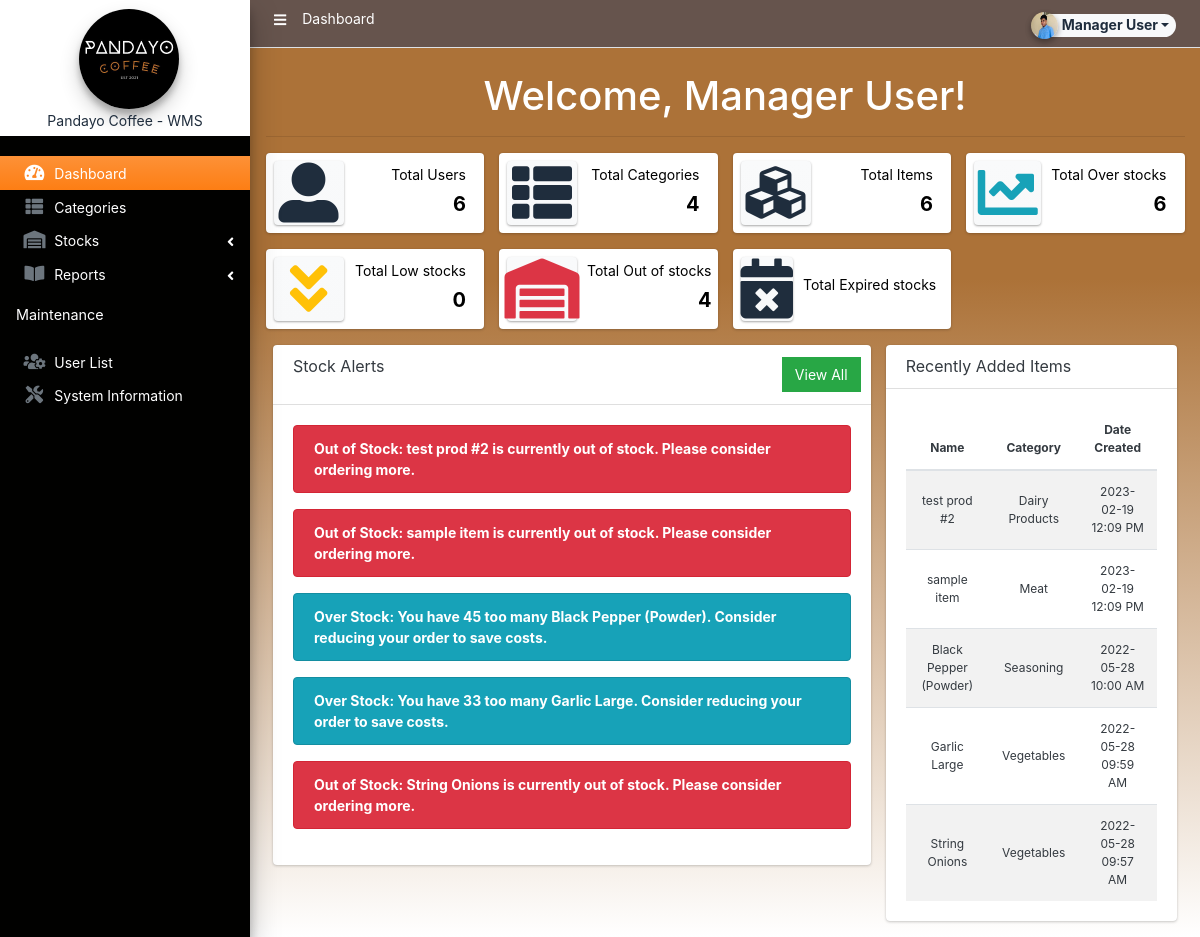
/admin (signed in), run on an earlier commit of the app's database.
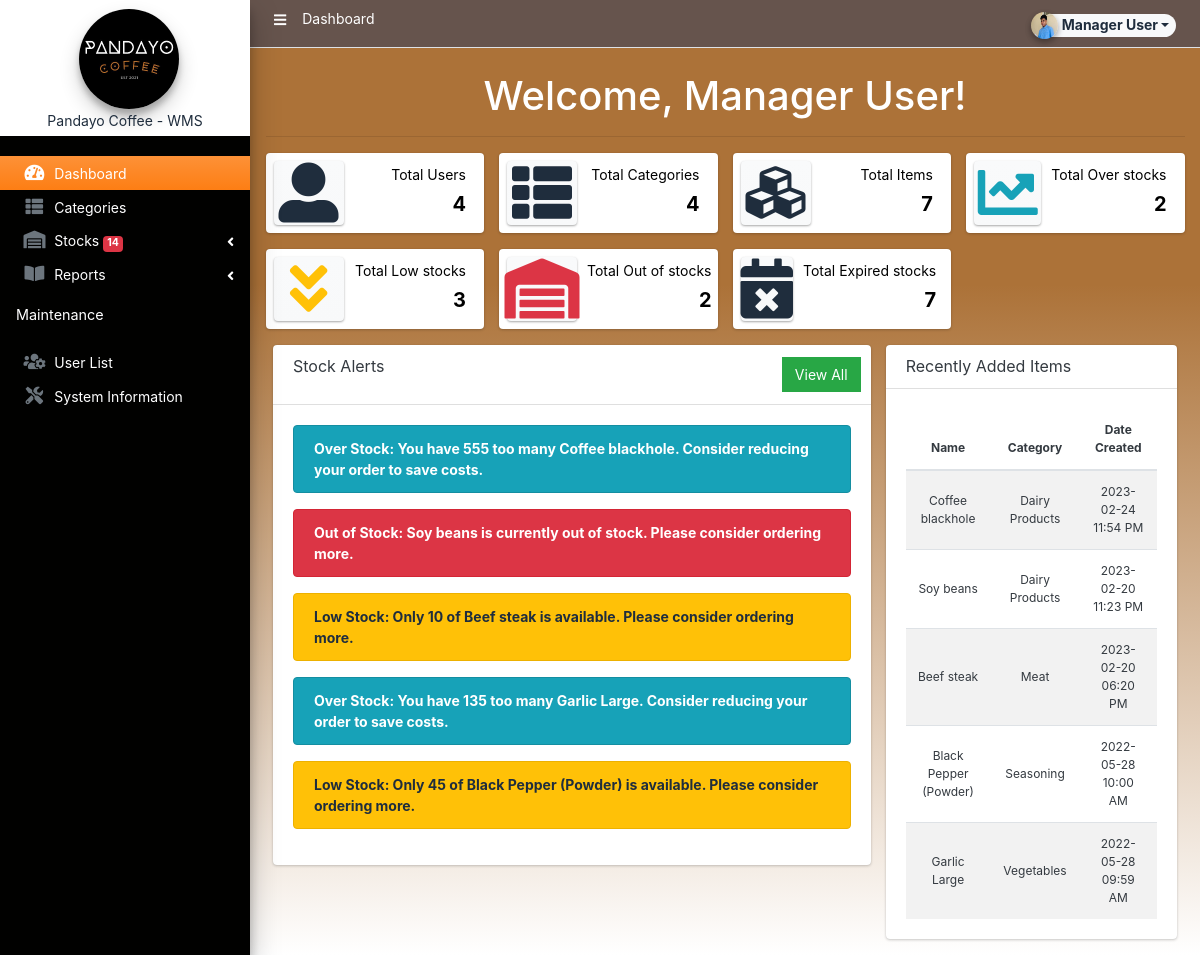
And on a later commit of the database.
### tables this page shows
CREATE TABLE `item_list` (
  `id` int(30) NOT NULL,
  `category_id` int(30) NOT NULL,
  `name` text NOT NULL,
  `unit` varchar(250) NOT NULL,
  `description` text NOT NULL,
  `status` tinyint(1) NOT NULL DEFAULT 1,
  `date_expiration` date NOT NULL,
  `delete_flag` tinyint(1) NOT NULL DEFAULT 0,
  `date_created` datetime NOT NULL DEFAULT current_timestamp(),
  `date_updated` datetime NOT NULL DEFAULT current_timestamp() ON UPDATE current_timestamp()
);

CREATE TABLE `category_list` (
  `id` int(30) NOT NULL,
  `name` text NOT NULL,
  `unit` varchar(250) NOT NULL DEFAULT 'pcs',
  `description` text NOT NULL,
  `status` tinyint(1) NOT NULL DEFAULT 1,
  `delete_flag` tinyint(1) NOT NULL DEFAULT 0,
  `date_created` datetime NOT NULL DEFAULT current_timestamp(),
  `date_updated` datetime NOT NULL DEFAULT current_timestamp() ON UPDATE current_timestamp()
);

### admin/home.php (the view, shortened to what the changed rows need)
<h1 class="text-white text-center">Welcome, <?php echo $_settings->userdata('firstname')." ".$_settings->userdata('lastname') ?>!</h1>
<hr>
<div class="row">
  <div class="col-12 col-sm-4 col-md-3">
    <div class="info-box">
      <span class="info-box-icon bg-gradient-light elevation-1"><i class="fas fa-user-alt" style="font-size:60px"></i></span>
      <div class="info-box-content">
      <a href="<?php echo base_url ?>admin/?page=user/list" style="color:black;">
        <span class="info-box-text text-right">Total Users</span>
        <span class="info-box-number text-right h5">
         <?php
            $user = $conn->query("SELECT * FROM users_list")->num_rows;
            echo format_num($user);
          ?>
        </span>
        </a>
      </div>
    </div>
  </div>
  <div class="col-12 col-sm-4 col-md-3">
    <div class="info-box">
      <span class="info-box-icon bg-gradient-light elevation-1"><i class="fas fa-th-list" style="font-size:60px; weigth:60px;"></i></span>
      <div class="info-box-content">
      <a href="<?php echo base_url ?>admin/?page=categories/index" style="color:black;">
        <span class="info-box-text text-right">Total Categories</span>
        <span class="info-box-number text-right h5">
          <?php
            $category = $conn->query("SELECT * FROM category_list where delete_flag = 0 and `status` = 1")->num_rows;
            echo format_num($category);
          ?>
        </span>
        </a>
      </div>
    </div>
  </div>
  <div class="col-12 col-sm-4 col-md-3">
    <div class="info-box">
      <span class="info-box-icon bg-gradient-light elevation-1"><i class="fas fa-cubes" style="font-size:60px"></i></span>
      <div class="info-box-content">
      <a href="<?php echo base_url ?>admin/?page=items/index" style="color:black;">
        <span class="info-box-text text-right">Total Items</b></span>
        <span class="info-box-number text-right  h5">
          <?php
            $items = $conn->query("SELECT id FROM item_list where delete_flag = 0 and `status` = 1")->num_rows;
            echo format_num($items);
          ?>
        </span>
        </a>
      </div>
    </div>
  </div>
  <div class="col-12 col-sm-4 col-md-3">
    <div class="info-box">
      <span class="info-box-icon bg-gradient-light elevation-1"><i class="fas fa-chart-line text-info" style="font-size:60px"></i></span>
      <div class="info-box-content">
        <a href="<?php echo base_url ?>admin/?page=stockStatus" style="color:black;" >
          <span class= "info-box-text text-right">Total Over stocks</span>
          <span class="info-box-number text-right h5">
            <?php
              $query = "SELECT item_list.id, item_list.name,
                  (SELECT min_stock FROM stock_notif LIMIT 1) AS min_stock,
                  (SELECT max_stock FROM stock_notif LIMIT 1) AS max_stock,
                  (SELECT quantity FROM stockin_list WHERE item_id = item_list.id
                  ORDER BY date DESC LIMIT 1) AS latest_quantity,
                  (COALESCE((SELECT SUM(quantity) FROM `stockin_list` where item_id = item_list.id),0) -
                  COALESCE((SELECT SUM(quantity) FROM `stockout_list` where item_id = item_list.id),0) -
                  COALESCE((SELECT SUM(quantity) FROM `waste_list` where item_id = item_list.id),0)) as `available`
              FROM item_list
              ORDER BY date_updated DESC";
              $result = mysqli_query($conn, $query);
              $overstock_count = 0;
              while ($row = mysqli_fetch_assoc($result)) {
                $max_stock = $row['max_stock'];
                $available_quantity = (int)$row['available'];
                if ($available_quantity >= $max_stock) {
                  $overstock_count++;
                }
              }
              echo format_num($overstock_count);
            ?>
          </span>
        </a>
      </div>
    </div>
  </div>
  <div class="col-12 col-sm-4 col-md-3">
    <div class="info-box">
      <span class="info-box-icon bg-gradient-light elevation-1"><i class="fa fa-angle-double-down text-warning" style="font-size:60px"></i></span>
      <div class="info-box-content">
        <a href="<?php echo base_url ?>admin/?page=stockStatus" style="color:black;" >
          <span class= "info-box-text text-right">Total Low stocks</span>
          <span class="info-box-number text-right h5">
            <?php
              $query = "SELECT item_list.id, item_list.name,
                  (SELECT min_stock FROM stock_notif LIMIT 1) AS min_stock,
                  (SELECT max_stock FROM stock_notif LIMIT 1) AS max_stock,
                  (SELECT quantity FROM stockin_list WHERE item_id = item_list.id
                  ORDER BY date DESC LIMIT 1) AS latest_quantity,
                  (COALESCE((SELECT SUM(quantity) FROM `stockin_list` where item_id = item_list.id),0) -
                  COALESCE((SELECT SUM(quantity) FROM `stockout_list` where item_id = item_list.id),0) -
                  COALESCE((SELECT SUM(quantity) FROM `waste_list` where item_id = item_list.id),0)) as `available`
              FROM item_list
              ORDER BY date_updated DESC";
              $result = mysqli_query($conn, $query);
              $lowstock_count = 0;
              while ($row = mysqli_fetch_assoc($result)) {
                $min_stock = $row['min_stock'];
                $available_quantity = (int)$row['available'];
                if ($available_quantity <= $min_stock && $available_quantity != 0) {
                  $lowstock_count++;
                }
              }
              echo format_num($lowstock_count);
            ?>
          </span>
        </a>
      </div>
    </div>
  </div>
  <div class="col-12 col-sm-4 col-md-3">
    <div class="info-box">
      <span class="info-box-icon bg-gradient-light elevation-1"><i class="fas fa-warehouse text-danger"  style="font-size:60px"></i></span>
      <div class="info-box-content">
        <a href="<?php echo base_url ?>admin/?page=stockStatus" style="color:black;" >
          <span class= "info-box-text text-right">Total Out of stocks</span>
          <span class="info-box-number text-right h5">
            <?php
              $query = "SELECT item_list.id, item_list.name,
                  (SELECT min_stock FROM stock_notif LIMIT 1) AS min_stock,
                  (SELECT max_stock FROM stock_notif LIMIT 1) AS max_stock,
                  (SELECT quantity FROM stockin_list WHERE item_id = item_list.id
                  ORDER BY date DESC LIMIT 1) AS latest_quantity,
                  (COALESCE((SELECT SUM(quantity) FROM `stockin_list` where item_id = item_list.id),0) -
                  COALESCE((SELECT SUM(quantity) FROM `stockout_list` where item_id = item_list.id),0) -
                  COALESCE((SELECT SUM(quantity) FROM `waste_list` where item_id = item_list.id),0)) as `available`
              FROM item_list
              ORDER BY date_updated DESC";
              $result = mysqli_query($conn, $query);
              $outofstock_count = 0;
              while ($row = mysqli_fetch_assoc($result)) {
                $available_quantity = (int)$row['available'];
                if ($available_quantity == 0 ) {
                  $outofstock_count++;
                }
              }
              echo format_num($outofstock_count);
            ?>
          </span>
        </a>
      </div>
    </div>
  </div>
  <div class="col-12 col-sm-4 col-md-3">
    <div class="info-box">
      <span class="info-box-icon bg-gradient-light elevation-1"><i class="fas fa-calendar-times"  style="font-size:60px"></i></span>
        <div class="info-box-content">
          <a href="<?php echo base_url ?>admin/?page=stockExpiration" style="color:black;" >
            <span class= "info-box-text text-right">Total Expired stocks</span>
              <span class="info-box-number text-right h5">
                <?php
                        $expired_items_count = $conn->query("
                        SELECT COUNT(*) AS count
                        FROM stockin_list
                        WHERE expire_date <= DATE_ADD(NOW(), INTERVAL 1 DAY) AND expire_date != '0000-00-00'
                        ");
                        $expired_items_count = $expired_items_count->fetch_assoc()['count'];
                        if ($expired_items_count > 0) {
                            echo '<span class="text">'.$expired_items_count.'</span>';
                        }
                        ?>
          </span>
        </a>
      </div>
    </div>
  </div>
</div>
<?php
  $sql = "SELECT * FROM item_list ORDER BY date_created DESC LIMIT 5";
  $result = $conn->query($sql);
  $recent_items = array();
  if ($result->num_rows > 0) {
    while($row = $result->fetch_assoc()) {
      $recent_items[] = $row;
    }
  }
?>
<div class="container-fluid">
  <div class="row">
    <div class="col-md-8">
      <div class="card">
        <div class="card-header">
          <h5 class="card-title">Stock Alerts</h5>
          <div class="card-tools">
            <a href="./?page=stockStatus" class="btn btn-flat btn-success"></span>View All</a>
          </div>
        </div>
        <div class="card-body">
          <?php
            $query = "SELECT item_list.id, item_list.name,
                (SELECT min_stock FROM stock_notif LIMIT 1) AS min_stock,
                (SELECT max_stock FROM stock_notif LIMIT 1) AS max_stock,
                (SELECT quantity FROM stockin_list WHERE item_id = item_list.id
                ORDER BY date DESC LIMIT 1) AS latest_quantity,
                (COALESCE((SELECT SUM(quantity) FROM `stockin_list` WHERE item_id = item_list.id),0) -
                COALESCE((SELECT SUM(quantity) FROM `stockout_list` WHERE item_id = item_list.id),0)) AS `available`
            FROM item_list
            ORDER BY date_updated DESC LIMIT 5";
            $result = mysqli_query($conn, $query);
          ?>
          <?php while ($row = mysqli_fetch_assoc($result)) {
            $name = $row['name'];
            $min_stock = $row['min_stock'];
            $max_stock = $row['max_stock'];
            $available_quantity = (int)$row['available'];
            $message = '';
            $class = '';
            if ($available_quantity == 0) {
              $message = "Out of Stock: " . $name . " is currently out of stock. Please consider ordering more.";
              $class = "alert alert-danger";
            } elseif ($available_quantity <= $min_stock ) {
              $message = "Low Stock: Only " . $available_quantity . " of " . $name . " is available. Please consider ordering more.";
              $class = "alert alert-warning";
            } elseif ($available_quantity >= $max_stock) {
              $message = "Over Stock: You have " . $available_quantity . " too many " . $name . ". Consider reducing your order to save costs.";
              $class = "alert alert-info";
            }
            echo '<div class="' . $class . '">' .
                '<strong>' . $message . '</strong>' .
                '</div>';
          } ?>
        </div>
      </div>
    </div>
    <div class="col-md-4">
      <div class="card">
        <div class="card-header">
          <h5 class="card-title">Recently Added Items</h5>
        </div>
        <div class="card-body">
          <table class="table table-hover table-striped">
            <thead>
              <tr>
                <th>Name</th>
                <th>Category</th>
                <th>Date Created</th>
              </tr>
            </thead>
            <tbody>
              <?php foreach($recent_items as $item): ?>
              <tr>
                <td class="align-middle"><?php echo $item['name']; ?></td>
                <td class="align-middle">
                  <?php
                    $category_id = $item['category_id'];
                    $category_query = $conn->query("SELECT name FROM category_list WHERE id = $category_id");
                    $category = $category_query->fetch_assoc();
                    echo $category['name'];
                  ?>
                </td>
                <td class="align-middle"><?php echo date('Y-m-d h:i A', strtotime($item['date_created'])); ?></td>
              </tr>
              <?php endforeach; ?>
            </tbody>
          </table>
        </div>
      </div>
    </div>
  </div>
</div>

### admin/inc/navigation.php (shortened to what the changed rows need)
<aside class="main-sidebar sidebar-white navbar-dark elevation-4 sidebar-no-expand dark-bg">
  <div class="sidebar os-host os-theme-light os-host-overflow os-host-overflow-y os-host-resize-disabled os-host-transition os-host-scrollbar-horizontal-hidden">
    <div class="os-padding  nav-mt">
      <div class="os-viewport os-viewport-native-scrollbars-invisible" style="overflow-y: scroll;">
        <div class="os-content" style="padding: 0px 8px; height: 100%; width: 100%;">
          <nav class="mt-1">
            <ul class="nav nav-pills nav-sidebar flex-column text-sm nav-compact nav-flat nav-child-indent nav-collapse-hide-child" data-widget="treeview" role="menu" data-accordion="false">
              <li class="nav-item">
                <a href="#" class="nav-link">
                  <p style="color:white">
                    Stocks
                    <i class="right fas fa-angle-left"></i>
                    <?php
                      $count = 0;
                      $qry_count = $conn->query("SELECT COUNT(*) as count FROM `item_list` i INNER JOIN category_list c ON i.category_id = c.id INNER JOIN stock_notif s ON s.id = 1 WHERE i.delete_flag = 0 AND ((COALESCE((SELECT SUM(quantity) FROM `stockin_list` WHERE item_id = i.id),0) - COALESCE((SELECT SUM(quantity) FROM `stockout_list` WHERE item_id = i.id),0) - COALESCE((SELECT SUM(quantity) FROM `waste_list` WHERE item_id = i.id),0)) <= s.min_stock OR (COALESCE((SELECT SUM(quantity) FROM `stockin_list` WHERE item_id = i.id),0) - COALESCE((SELECT SUM(quantity) FROM `stockout_list` WHERE item_id = i.id),0) - COALESCE((SELECT SUM(quantity) FROM `waste_list` WHERE item_id = i.id),0)) >= s.max_stock)");
                      $count += $qry_count->fetch_assoc()['count'];
                      $qry_count = $conn->query("SELECT COUNT(*) AS count FROM stockin_list WHERE expire_date <= DATE_ADD(NOW(), INTERVAL 1 DAY) AND expire_date != '0000-00-00'");
                      $count += $qry_count->fetch_assoc()['count'];
                      if ($count > 0) {
                        echo '<span class="badge badge-danger">'.$count.'</span>';
                      }
                    ?>
                  </p>
                </a>
              </li>
            </ul>
          </nav>
        </div>
      </div>
    </div>
  </div>
</aside>

What changed in the data, as far as the page shows it:
removed item_list: name "Out of Stock: test prod #2 is currently out of stock. Please consider ordering more.", name "test prod #2", category.name "Dairy Products", date_created "2023-02-19 12:09 PM"
removed item_list: name "Out of Stock: sample item is currently out of stock. Please consider ordering more.", name "sample item", category.name "Meat", date_created "2023-02-19 12:09 PM"
no longer on this page (row edited): item_list: name "Out of Stock: String Onions is currently out of stock. Please consider ordering more.", name "String Onions", category.name "Vegetables", date_created "2022-05-28 09:57 AM"
added item_list: message "Over Stock: You have 555 too many Coffee blackhole. Consider reducing your order to save costs.", name "Coffee blackhole", category.name "Dairy Products", date_created "2023-02-24 11:54 PM"
added item_list: name "Out of Stock: Soy beans is currently out of stock. Please consider ordering more.", name "Soy beans", category.name "Dairy Products", date_created "2023-02-20 11:23 PM"
added item_list: message "Low Stock: Only 10 of Beef steak is available. Please consider ordering more.", name "Beef steak", category.name "Meat", date_created "2023-02-20 06:20 PM"
changed item_list "Garlic Large": message "Over Stock: You have 33 too many Garlic Large. Consider reducing your order to save costs." → "Over Stock: You have 135 too many Garlic Large. Consider reducing your order to save costs."; moves up the list
changed item_list "Black Pepper (Powder)": message "Over Stock: You have 45 too many Black Pepper (Powder). Consider reducing your order to save costs." → "Low Stock: Only 45 of Black Pepper (Powder) is available. Please consider ordering more."
Also different on the page:
$count: (not shown) → "14"
format_num($user): "6" → "4"
format_num($items): "6" → "7"
format_num($overstock_count): "6" → "2"
format_num($lowstock_count): "0" → "3"
format_num($outofstock_count): "4" → "2"
$expired_items_count: (not shown) → "7"
